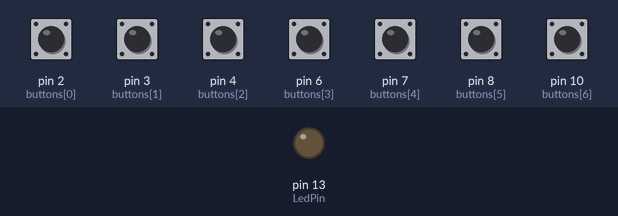
Bench run of a sketch on a simulated Arduino Uno, built with avr-gcc and run on an emulated ATmega328P. Shown: output pins drawn as LEDs (lit = HIGH). The test bench sets the inputs (shaded band); at power-on: pin 2 (buttons[0]), pin 3 (buttons[1]), pin 4 (buttons[2]), pin 6 (buttons[3]), pin 7 (buttons[4]), pin 8 (buttons[5]), pin 10 (buttons[6]) HIGH. What the sketch prints to the serial monitor is not drawn.

Above: at 1.2 s.
1.3 s: pin 2 (buttons[0]) pulled LOW for 0.15 s
At 1.9 s:
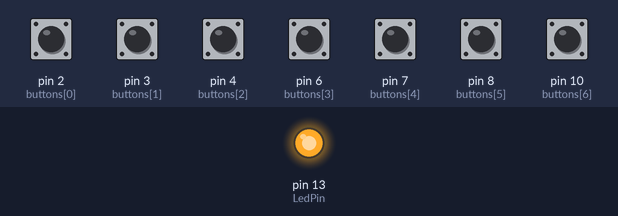
2.9 s: pin 2 (buttons[0]) pulled LOW for 1 s
At 3.2 s:
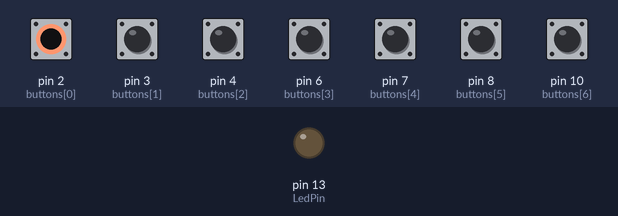
5.4 s: pin 3 (buttons[1]) pulled LOW for 0.15 s
At 6.3 s:
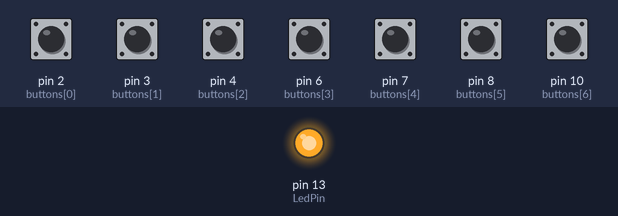
Timing chart, 0 to 8.4 s (numbered marks = the images above; inputs shaded):
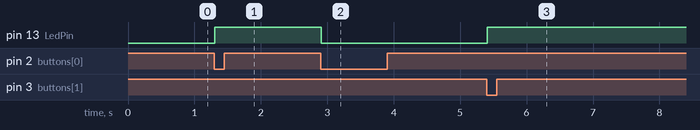

The sketch:

DebounceMultipleButtons.ino
```cpp
#define DEBOUNCE 5  // how many ms to debounce, 5+ ms is usually plenty

//define the buttons that we'll use.
byte buttons[] = {2, 3, 4, 6, 7, 8, 10};
//define LED pin number
byte LedPin = 13;
boolean LedState = LOW;

//determine how big the array up above is, by checking the size
#define NUMBUTTONS sizeof(buttons)

//track if a button is just pressed, just released, or 'currently pressed'
byte pressed[NUMBUTTONS], justpressed[NUMBUTTONS], justreleased[NUMBUTTONS];
byte previous_keystate[NUMBUTTONS], current_keystate[NUMBUTTONS];

//initial states of switches (defines if switch is normally opened or closed)
boolean InitialSwitchStates[NUMBUTTONS];

void setup() {
  byte i;
  Serial.begin(2000000); //set up serial port

  // Make input & enable pull-up resistors on switch pins
  for (i=0; i< NUMBUTTONS; i++) {
    pinMode(buttons[i], INPUT);
    digitalWrite(buttons[i], HIGH);
    InitialSwitchStates[i] = digitalRead(buttons[i]);
  }

  // Make LED pi output
  pinMode(LedPin, OUTPUT);
}

void loop() {
  byte thisSwitch=thisSwitch_justPressed();
  //if any switch pressed, thisSwitch value will be indicating switch number (initial value was 255)
  if (thisSwitch != 255){
    Serial.print(thisSwitch);
    LedState = !LedState;
    digitalWrite(LedPin, LedState);
  }

}

void check_switches()
{
  static byte previousstate[NUMBUTTONS];
  static byte currentstate[NUMBUTTONS];
  static long lasttime;
  byte index;
  if (millis() < lasttime) {
    // we wrapped around, lets just try again
    lasttime = millis();
  }
  if ((lasttime + DEBOUNCE) > millis()) {
    // not enough time has passed to debounce
    return;
  }
  // ok we have waited DEBOUNCE milliseconds, lets reset the timer
  lasttime = millis();
  for (index = 0; index < NUMBUTTONS; index++) {
    justpressed[index] = 0;       //when we start, we clear out the "just" indicators
    justreleased[index] = 0;
    currentstate[index] = digitalRead(buttons[index]);   //read the button
    if (currentstate[index] == previousstate[index]) {
      if ((pressed[index] == LOW) && (currentstate[index] == LOW)) {
        // just pressed
        justpressed[index] = 1;
      }
      else if ((pressed[index] == HIGH) && (currentstate[index] == HIGH)) {
        justreleased[index] = 1; // just released
      }
      pressed[index] = !currentstate[index];  //remember, digital HIGH means NOT pressed
    }
    previousstate[index] = currentstate[index]; //keep a running tally of the buttons
  }
}

byte thisSwitch_justPressed() {
  byte thisSwitch = 255;
  check_switches();  //check the switches &amp; get the current state
  for (byte i = 0; i < NUMBUTTONS; i++) {
    if (InitialSwitchStates[i] == HIGH){
      current_keystate[i]=justpressed[i];
    } else{
      current_keystate[i]=justreleased[i];
    }
    if (current_keystate[i] != previous_keystate[i]) {
      if (current_keystate[i]) thisSwitch=i;
    }
    previous_keystate[i]=current_keystate[i];
  }
  return thisSwitch;
}
```

Measured:
- after the input at 1.3 s, pin 13 (LedPin): LOW → HIGH at once
- after the input at 2.9 s, pin 13 (LedPin): HIGH → LOW at once
- after the input at 5.4 s, pin 13 (LedPin): LOW → HIGH at once
